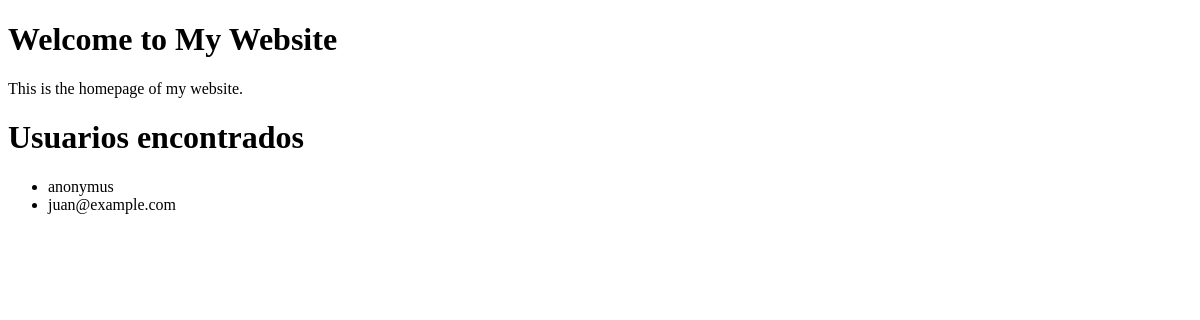
Before: / with the older database file.
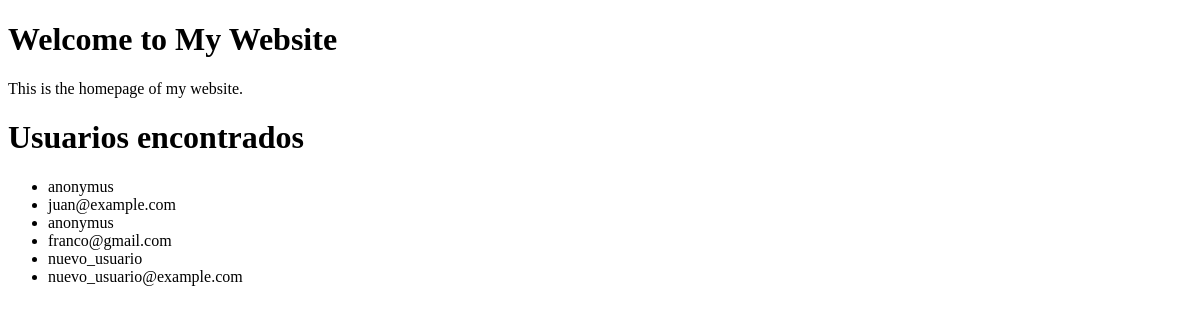
After: the same page with the newer database file.
### polls/models.py (models this page shows, shortened)
class User(AbstractBaseUser, PermissionsMixin):
    email = models.EmailField(unique=True)
    password = models.CharField(max_length=128)
    nombre = models.CharField(max_length=100)
    is_active = models.BooleanField(default=True)
    is_staff = models.BooleanField(default=False)
    objects = UserManager()
    USERNAME_FIELD = 'email'
    REQUIRED_FIELDS = ['nombre']
    groups = models.ManyToManyField(Group, related_name='custom_user_groups', blank=True)
    user_permissions = models.ManyToManyField(Permission, related_name='custom_user_permissions', blank=True)

### polls/views.py (the view)
# urls.py: path('', views.index, name='index'),
def index(request):
    getUsers = User.objects.all()
    return render(request, 'index.html', {'users': getUsers})

### polls/templates/index.html (shortened to what this page needs)
<!DOCTYPE html>
<html>
<head>
</head>
<body>
    <h1>Welcome to My Website</h1>
    <p>This is the homepage of my website.</p>
    <div>
            {% block content %}
                <h1>Usuarios encontrados</h1>
                <ul>
                    {% for user in users %}
                        <li>{{ user.nombre }}</li>
                        <li>{{ user.email }}</li>
                    {% endfor %}
                </ul>
            {% endblock %}
    </div>
</body>
</html>

Changed rows visible on the page:
added User: nombre "anonymus", email "franco@gmail.com"
added User: nombre "nuevo_usuario", email "nuevo_usuario@example.com"
